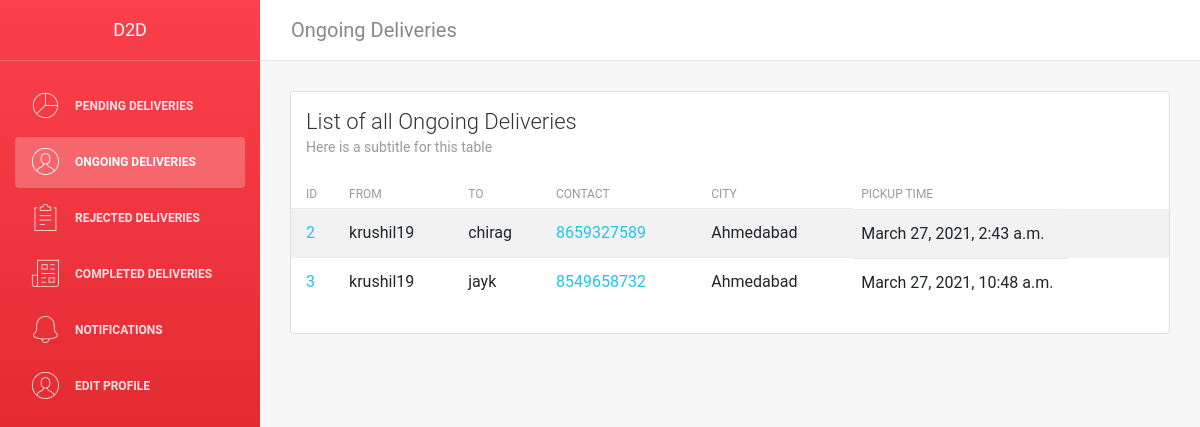
Screenshot of /delivery/ongoing (signed in) with the database file from the repository.
### delivery_person/models.py (models this page shows)
class Ongoing(models.Model):
    ongoing_id = models.AutoField
    sender_name = models.CharField(max_length=50, default="")
    receiver_name = models.CharField(max_length=50, default="")
    product_name = models.CharField(max_length=50, default="")
    product_weight = models.CharField(max_length=50, default="")
    contact_number = models.CharField(max_length=12, default="")
    pickup_address = models.TextField(max_length=250, default="")
    delivery_address = models.TextField(max_length=250, default="")
    delivery_city = models.TextField(max_length=50, default="")
    DateTime =  models.DateTimeField(auto_now=True)

### D2D/decorators.py (the view)
        def wrapper_func(request, *args, **kwargs):
            group = None
            if request.user.groups.exists():
                group = request.user.groups.all()[0].name
            if group in allowed_roles:
                return view_func(request, *args, **kwargs)
            else:
                return HttpResponse('You are not authorized to view this page')

### delivery_person/views.py (called while the page is built)
@login_required(login_url='/D2D-Login?')
@allowed_users(allowed_roles=['Delivery_person'])
def deliveryongoing(request):
    ongoing = Ongoing.objects.all()
    return render(request, 'deliveryperson/ongoing.html', {'ongoing' : ongoing})

### delivery_person/templates/deliveryperson/ongoing.html (shortened to what this page needs)
{% extends "deliveryperson/dashboard.html" %} {% load static %} {% block content %}
<body>
    <div class="wrapper">
        <div class="sidebar" data-color="red">
            <div class="sidebar-wrapper">
                <div class="logo">
                    <a href="#" class="simple-text"> D2D </a>
                </div>
                <ul class="nav">
                    <li>
                        <a class="nav-link" href="{% url 'delivery_dashboard' %}">
                            <i class="nc-icon nc-chart-pie-35"></i>
                            <p>Pending Deliveries</p>
                        </a>
                    </li>
                    <li class="nav-item active">
                        <a class="nav-link" href="{% url 'ongoing' %}">
                            <i class="nc-icon nc-circle-09"></i>
                            <p>Ongoing Deliveries</p>
                        </a>
                    </li>
                    <li>
                        <a class="nav-link" href="  {% url 'rejected' %}">
                            <i class="nc-icon nc-notes"></i>
                            <p>Rejected Deliveries</p>
                        </a>
                    </li>
                    <li>
                        <a class="nav-link" href=" {% url 'completed' %}">
                            <i class="nc-icon nc-paper-2"></i>
                            <p>Completed Deliveries</p>
                        </a>
                    </li>
                    <li>
                        <a class="nav-link" href="  {% url 'notifications' %}">
                            <i class="nc-icon nc-bell-55"></i>
                            <p>Notifications</p>
                        </a>
                    </li>
                    <li>
                        <a class="nav-link" href="  {% url 'user' %}">
                            <i class="nc-icon nc-circle-09"></i>
                            <p>Edit Profile</p>
                        </a>
                    </li>
                </ul>
            </div>
        </div>
        <div class="main-panel">
            <nav class="navbar navbar-expand-lg" color-on-scroll="500">
                <div class="container-fluid">
                    <a class="navbar-brand" href="{% url 'ongoing' %}"> Ongoing Deliveries </a>
                    <div class="collapse navbar-collapse justify-content-end" id="navigation">
                        <ul class="nav navbar-nav mr-auto">
                        </ul>
                    </div>
                </div>
            </nav>
            <div class="content">
                <div class="container-fluid">
                    <div class="row">
                        <div class="col-md-12">
                            <div class="card strpied-tabled-with-hover">
                                <div class="card-header">
                                    <h4 class="card-title">List of all Ongoing Deliveries</h4>
                                    <p class="card-category">
                                        Here is a subtitle for this table
                                    </p>
                                </div>
                                <div class="card-body table-full-width table-responsive">
                                    <table class="table table-hover table-striped">
                                        <thead>
                                            {% if ongoing %}
                                            <th>ID</th>
                                            <th>From</th>
                                            <th>To</th>
                                            <th>Contact</th>
                                            <th>City</th>
                                            <th>Pickup time</th>
                                        </thead>
                                        <tbody>
                                            {% for on in ongoing %}
                                            <tr>
                                                <td><a href="{% url 'viewongoingorders' on.id %}">{{on.id}}</a></td>
                                                <td>{{on.sender_name}}</td>
                                                <td>{{on.receiver_name}}{{o.requester_name}}</td>
                                                <td><a href="tel:{{on.contact_number}}"> {{on.contact_number}}</a></td>
                                                <td>{{on.delivery_city}}</td>
                                                <td>{{on.DateTime}}</td>
                                            </tr>{% endfor %}{% endif %}
                                        </tbody>
                                    </table>
                                </div>
                            </div>
                        </div>
                    </div>
                </div>
            </div>
            {% endblock %}

### delivery_person/templates/deliveryperson/dashboard.html (shortened to what this page needs)
<!DOCTYPE html>
<html lang="en">
{% load static %}
<head>
    <link rel="stylesheet" href="https://maxcdn.bootstrapcdn.com/font-awesome/latest/css/font-awesome.min.css" />
    <link href="{% static 'css/d_bootstrap.min.css' %}" rel="stylesheet" />
    <link rel="stylesheet" href="{% static 'css/d_dashboard_style.css' %}">
</head>
{% block content %}{% endblock %}
</html>

### rows the page displays
Ongoing: id "2", sender_name "krushil19", receiver_name "chirag", contact_number "8659327589", delivery_city "Ahmedabad", DateTime "March 27, 2021, 2:43 a.m."
Ongoing: id "3", sender_name "krushil19", receiver_name "jayk", contact_number "8549658732", delivery_city "Ahmedabad", DateTime "March 27, 2021, 10:48 a.m."
